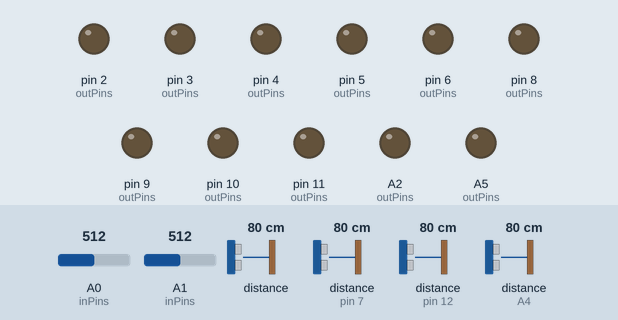
Bench run of a sketch on a simulated Arduino Uno, built with avr-gcc and run on an emulated ATmega328P. Parts: output pins drawn as LEDs (lit = HIGH). Wiring (inferred from the names in the program): 2 × ultrasonic range finder: trigger pin 1, echo pin 0 / trigger pin 13, echo pin 12. The inputs (shaded band) are chosen by the test bench; at power-on: distance to the obstacle 80 cm, A0 (inPins) = 512, A1 (inPins) = 512, distance to the obstacle (sensors on pin 7, pin 12, A4) 80 cm. The echo pulse lasts 58.3 µs per cm; pins used as bus, display or sensor lines are not drawn.

Above: at 1.2 s.
1.3 s: distance to the obstacle (sensor 0) set to 2 cm
At 2.1 s:
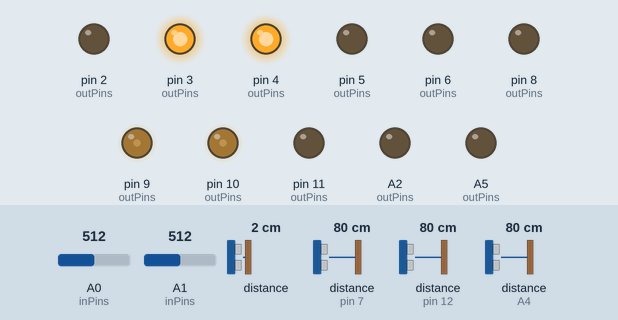
Timing chart, 0 to 4.3 s (numbered marks = the images above; inputs shaded):
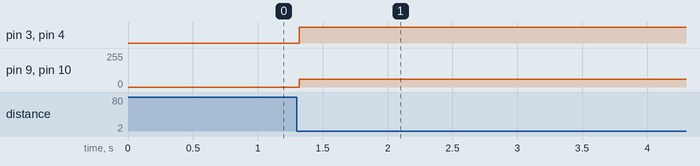

Measured:
- after the input at 1.3 s, pin 3 (outPins), pin 4 (outPins): LOW → HIGH at once; pin 9 (outPins), pin 10 (outPins): 0/255 → 60/255 at once

The sketch:

IFstatement.ino
```cpp
//  ___  ___  _   __   _   ___  _              _
// | __|| __|/ | /  \ / | | __|(_) _ _   __ _ | |
// | _| | _| | || () || | | _| | || ' \ / _` || |
// |___||___||_| \__/ |_| |_|  |_||_||_|\__,_||_|

//Define Digital Pins - These match up with the motor shield pinout.
#define Ech2 0
#define Trg2 1
#define Ain2 2
#define Ain1 3
#define Bin1 4
#define Bin2 5
#define Trg4 6
#define Ech4 7
#define Grn 8
#define PWMA 9
#define PWMB 10
#define Red 11
#define Ech1 12
#define Trg1 13
//Define Analog Pins - These match up with the motor shield pinout.
#define Trg3 A5
#define Ech3 A4
#define Meas A3
#define Blue A2
#define Opt2 A1
#define Opt1 A0

char outPins[] = {Trg2, Ain2, Ain1, Bin1, Bin2, Trg4, Grn, PWMA, PWMB, Red, Trg1, Trg3, Blue,};
char inPins[] = {Ech2, Ech4, Ech1, Ech3, Meas, Opt2, Opt1};

char IRlist[] = {Opt1,Opt2};
char UStrg[] = {Trg1, Trg2, Trg3, Trg4};
char USech[] = {Ech1, Ech2, Ech3, Ech4};

void drive(int leftval, int rightval){
  char Pins[] = {Ain1, Bin1, Ain2, Bin2, PWMA, PWMB};
  int values[] = {leftval,rightval};
  //drive commands to run the motors. See motor controller datasheet.
  for(int i=0;i<2;i++){
    if(values[i]==0){
      //Stop left motor
      digitalWrite(Pins[i],LOW); digitalWrite(Pins[i+2],LOW); analogWrite(Pins[i+4],255);
    }else if(values[i]>0){
      //Drive left motor forwards
      digitalWrite(Pins[i],HIGH); digitalWrite(Pins[i+2],LOW);
      if(values[i]>255){values[i]=255;}
      analogWrite(Pins[i+4],values[i]);
    }else if(values[i]<0){
      //drive left motor in reverse
      values[i]=-values[i]; //invert input
      digitalWrite(Pins[i],LOW);
      digitalWrite(Pins[i+2],HIGH);
      if(values[i]>255){values[i]=255;}
      analogWrite(Pins[i+4],values[i]);
    }
  }
}

bool checkIR(int identity){ //Returns TRUE if opt is on a black line
  int IRvalue = analogRead(IRlist[identity]);
  if(IRvalue<10){return true;}
  else{return false;}
}

byte checkUS(int identity){ //Returns 0-255 cm distance measured on US
  digitalWrite(UStrg[identity],LOW);
  delayMicroseconds(2);
  digitalWrite(UStrg[identity],HIGH);
  delayMicroseconds(10);
  digitalWrite(UStrg[identity],LOW);
  long duration = pulseIn(USech[identity],HIGH);
  long distance = duration/58.2;
  return(distance);
}

void setup() {
  // put your setup code here, to run once:
  //Serial.begin(9600);
  for(int i=0; i<sizeof(outPins);i++){pinMode(outPins[i],OUTPUT);} //initialize output pins
  for(int i=0; i<sizeof(inPins);i++){pinMode(inPins[i],INPUT);}    //initialize input  pins
}

void loop() {
  // put your main code here, to run repeatedly:
  if(checkIR(0)){ //Right Side IR sensor
    drive(20,55);
    delay(200);
  }else if(checkIR(1)){ //Left Side IR sensor
    drive(55,20);
    delay(200);
  }else if((checkUS(0)< 5 && checkUS(0) != 0)){ //Front Facing Upper (FFU) US sensor
    // What happens when the top US sensor sees a wall

  } else if((checkUS(1)< 5 && checkUS(1) != 0)){ //When the FFU US Sensor doesn't see a wall but the Front Facing Lower US sensor does
    // Stop
    // Activate Color Sensor
    // Color statement (what happens when the correct is found) -- Use one LED and search for only Blue. Boolean?
  } else if(checkUS(1)>5){
    //drive straight - towards the object
  } else if((checkUS(2)!=0 && checkUS(3)==0)){ //If the Right Side US sensor doesn't see anything but the Left Side US sensor does
    //Turn to the left
  } else if((checkUS(2)==0 && checkUS(3)!=0)){ //If the Left Side US sensor doesn't see anything but the Right Side US sensor does
    //Turn to the right
  }
  else{
    drive(60,60);
  }
}
```
